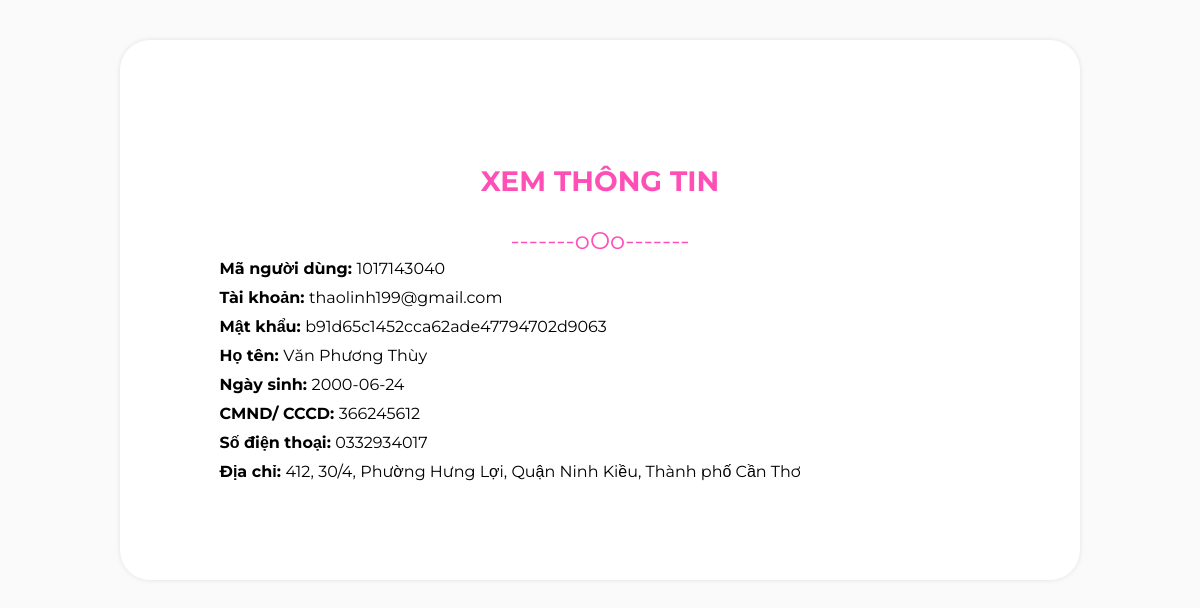
/xemthongtin.php?ma=thaolinh199@gmail.com, run on the app's committed database.
### xemthongtin.php (the view, shortened to what this page needs)
<!DOCTYPE html>
<html lang="vi">
<head>
    <link rel="stylesheet" href="inhoadon/css/index.css">
    <?php
    if (isset($_GET['ma'])){
        $connect = new mysqli("localhost", "root", "", "mobile");
        mysqli_set_charset($connect, "utf8");
        $query = "SELECT * FROM `tai khoan` WHERE `use name`='".$_GET['ma']."'";
        $datasql = mysqli_query($connect, $query);
        while ($row = mysqli_fetch_array($datasql, 1)) {
            $data[] = $row;
        }
        $user=$data[0]['use name'];
        $pass=$data[0]['password'];
        if($data[0]['ma ad']=="00000"){
            $query = "SELECT * FROM `khach hang` WHERE `ma kh`='".$data[0]['ma kh']."'";
            $datasql = mysqli_query($connect, $query);
            unset($data);
            while ($row = mysqli_fetch_array($datasql, 1)) {
                $data[] = $row;
            }
            $ma = $data[0]['ma kh'];
            $ten = $data[0]['ho ten kh'];
            $ngaysinh = $data[0]['ngay sinh kh'];
            $diachi = $data[0]['dia chi'];
            $sdt = $data[0]['sdt'];
            $cmnd = $data[0]['cmnd'];
        }
    ?>
</head>
<body onclick="window.history.back();">
    <div class="page">
        <div class="title">
            <h3>XEM THÔNG TIN</h3>
            -------oOo-------
        </div>
        <div class="thongtincoban">
            <div><b>Mã người dùng: </b><?php echo $ma?></div>
            <div><b>Tài khoản: </b><?php echo $user?></div>
            <div><b>Mật khẩu: </b><?php  echo $pass ?></div>
            <div><b>Họ tên: </b><?php echo $ten ?></div>
            <div><b>Ngày sinh: </b><?php echo $ngaysinh ?></div>
            <div><b>CMND/ CCCD: </b><?php echo $cmnd ?></div>
            <div><b>Số điện thoại: </b><?php echo $sdt ?></div>
            <div><b>Địa chỉ: </b><?php echo $diachi ?></div>
        </div>
    </div>
</body>
    <?php }?>
</html>

### inhoadon/css/index.css (style rules this page uses)
* { font-family: "Montserrat", sans-serif; }
body { margin: 0; padding: 0; background-color: #FAFAFA; font: 12pt "Tohoma"; }
* { box-sizing: border-box; -moz-box-sizing: border-box; }
.page { width: 21cm; overflow:hidden; min-height:297mm; padding: 2.5cm; margin-left:auto; margin-right:auto; background: white; box-shadow: 0 0 5px rgba(0, 0, 0, 0.1); }
.title { text-align:center; position:relative; color:#ff4eb5; font-size: 24px; top:1px; }

### xemthongtin.php (style rules this page uses)
body { display: flex; justify-content: center; align-items: center; height: 620px; }
.page { width: 80%; margin: 0 auto; min-height: 0; border-radius:30px; }
.thongtincoban > div { padding: 5px; }

### data on the page
khach hang: ma kh "1017143040", ho ten kh "Văn Phương Thùy", ngay sinh kh "2000-06-24", cmnd "366245612", sdt "0332934017", dia chi "412, 30/4, Phường Hưng Lợi, Quận Ninh Kiều, Thành phố Cần Thơ"
tai khoan: use name "thaolinh199@gmail.com", password "b91d65c1452cca62ade47794702d9063"
